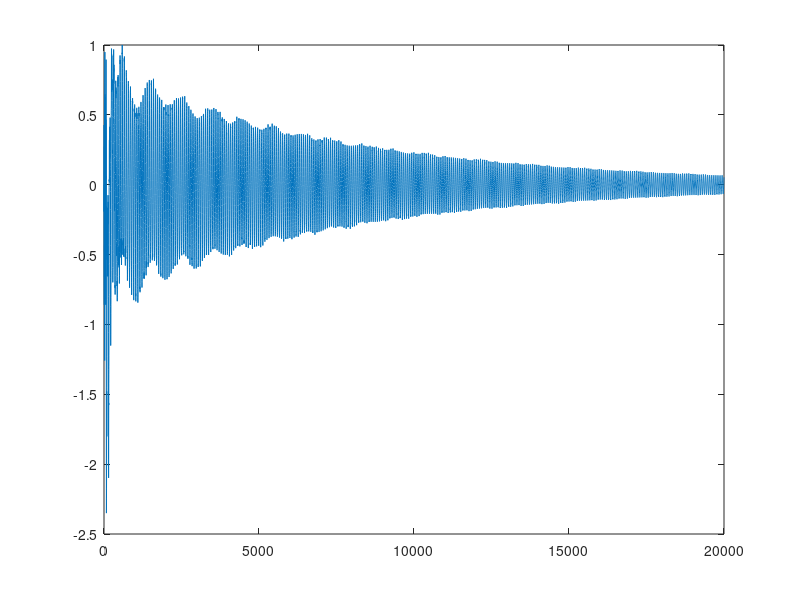

Recreate this plot in MATLAB.

clear all
Fs = 10000;
p = [70 35 14]; %length of delay lines
tmax = 2;
freq = Fs./p; %fundamental of the delay lines
n = length(p);
%initial shift register contents
%filter to soften onset a bit
sr = 2*(rand(n,max(p))-0.5); 
 [bb, aa] = butter(2,.5);
 for j=1:n
     sr(j,:) = filter(bb,aa,sr(j,:));
 end

out = zeros(1,Fs*tmax);
ptrout = 3*ones(1,n) ; %pointer to sr
ptrout1 = 2*ones(1,n);
ptrout2 = 1*ones(1,n);
ptrin = 6*ones(1,n); %pointer to sr
ptrin1 = 5*ones(1,n); 
ptrin2 = 4*ones(1,n); 
DKfactor = [.998 .997 .997]; %decay factor 0.90<factor<1.0
mixfactor = [.5 .3 .2];

%set up the bandpass filter for the main loop
%ths bandpass has to match the frequency implied
%by Fs/p
for j=1:n
    [b(j,:),a(j,:)] = butter(1,[.25 3]*(freq(j)/(Fs/2)),'bandpass');
end

for i=2:Fs*tmax
    out(i)=0;
    for j=1:n
        out(i) = out(i) + mixfactor(j)*sr(j,ptrout(j));
    end
    for j=1:n
        %do the filter operation to set the timber
        sr(j,ptrout(j)) = DKfactor(j)*...
            (sr(j,ptrin(j))*b(j,1)+sr(j,ptrin1(j))*b(j,2)+sr(j,ptrin2(j))*b(j,3) ...
            -sr(j,ptrout1(j))*a(j,2)-sr(j,ptrout2(j))*a(j,3)) ;

        %update and wrap pointers
        if (ptrin(j)==p(j)) ptrin(j)=1;
        else ptrin(j)=ptrin(j)+1;
        end
        if (ptrin1(j)==p(j)) ptrin1(j)=1;
        else ptrin1(j)=ptrin1(j)+1;
        end
        if (ptrin2(j)==p(j)) ptrin2(j)=1;
        else ptrin2(j)=ptrin2(j)+1;
        end
        if (ptrout(j)==p(j))
            ptrout(j)=1; 
            %the mode-mixing term
            sr(j,ptrout(j)) = 0.25*out(i)+0.75*sr(j,ptrout(j));
        else ptrout(j)=ptrout(j)+1;
        end
        if (ptrout1(j)==p(j))ptrout1(j)=1;
        else ptrout1(j)=ptrout1(j)+1;
        end
        if (ptrout2(j)==p(j))ptrout2(j)=1;
        else ptrout2(j)=ptrout2(j)+1;
        end
    end
end

sound(out/max(out),Fs)
plot (out/max(out))